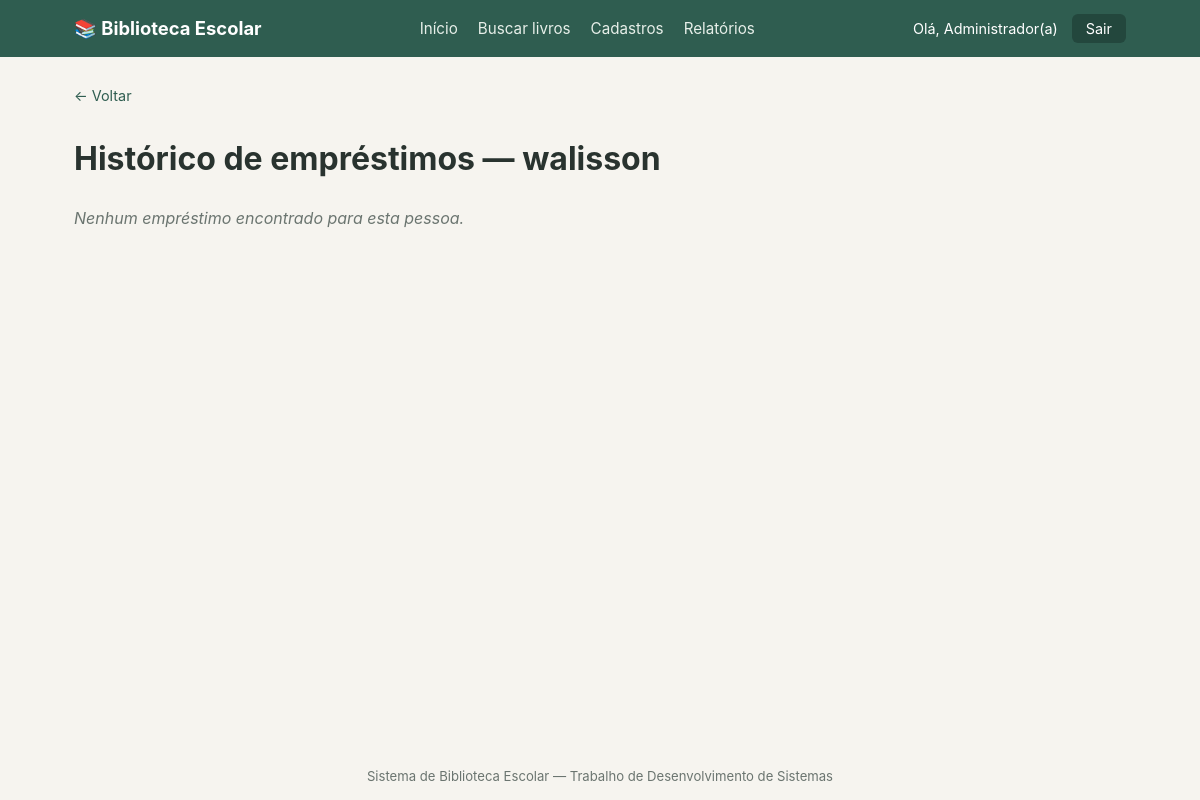
The page /historico/walisson (signed in) on the database as committed earlier.
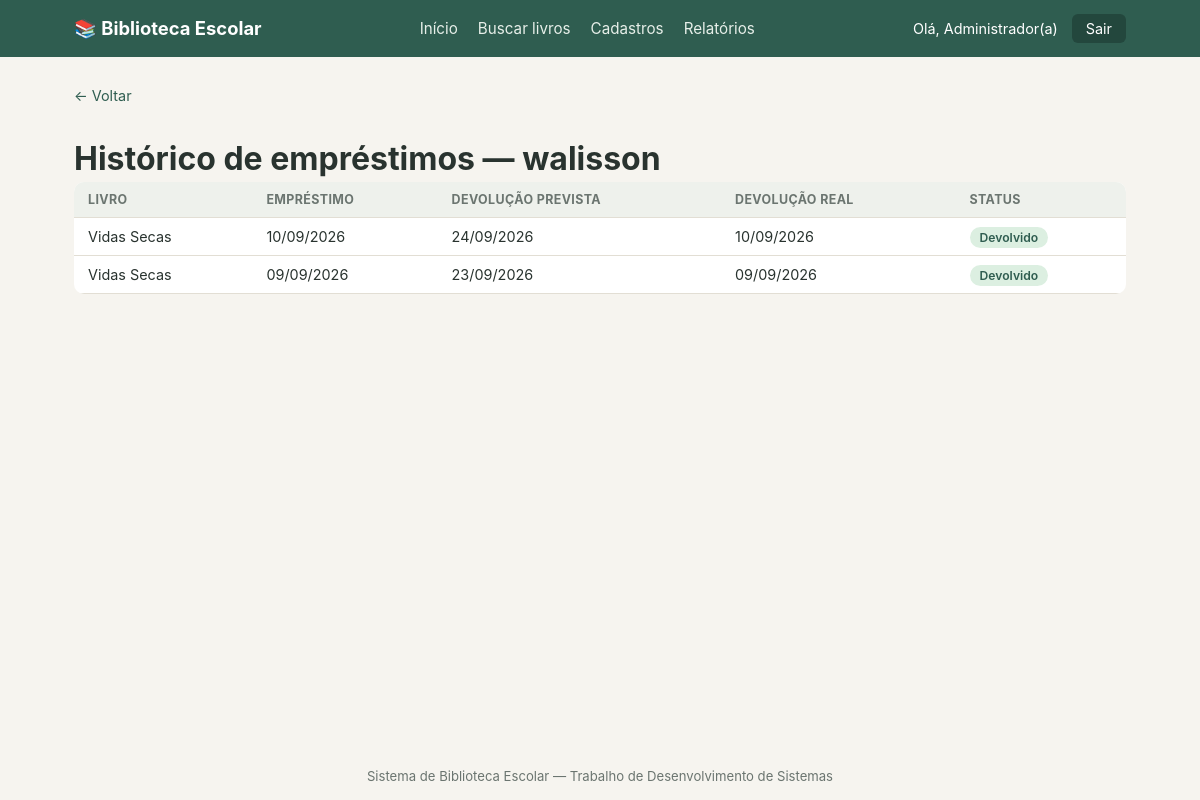
The same page on the database as committed later.
### app.py (models this page shows)
class Emprestimo(db.Model):
    __tablename__ = 'emprestimo'
    id = db.Column(db.Integer, primary_key=True)
    pessoa_tipo = db.Column(db.String(20), nullable=False)   # 'Aluno' ou 'Professor'
    pessoa_nome = db.Column(db.String(120), nullable=False)  # nome guardado na ficha
    pessoa_ref = db.Column(db.String(60))                    # matrícula ou identificação
    livro_id = db.Column(db.Integer, db.ForeignKey('livro.id'), nullable=False)
    livro = db.relationship('Livro', backref='emprestimos')
    data_emprestimo = db.Column(db.Date, nullable=False, default=date.today)
    data_devolucao_prevista = db.Column(db.Date, nullable=False)
    data_devolucao_real = db.Column(db.Date, nullable=True)
    status = db.Column(db.String(20), nullable=False, default='Ativo')  # Ativo / Devolvido / Atrasado
    funcionario_id = db.Column(db.Integer, db.ForeignKey('funcionario.id'))

class Livro(db.Model):
    __tablename__ = 'livro'
    id = db.Column(db.Integer, primary_key=True)
    titulo = db.Column(db.String(160), nullable=False)
    autor = db.Column(db.String(120))
    categoria = db.Column(db.String(80))
    prateleira = db.Column(db.String(40))
    quantidade_total = db.Column(db.Integer, nullable=False, default=1)
    quantidade_disponivel = db.Column(db.Integer, nullable=False, default=1)

### app.py (the view)
@app.route('/historico/<pessoa_nome>')
@login_obrigatorio
def historico(pessoa_nome):
    fichas = Emprestimo.query.filter_by(pessoa_nome=pessoa_nome).order_by(
        Emprestimo.data_emprestimo.desc()
    ).all()
    return render_template('historico.html', pessoa_nome=pessoa_nome, fichas=fichas)

### app.py (called while the page is built)
def login_obrigatorio(f):
    @wraps(f)
    def decorada(*args, **kwargs):
        if 'funcionario_id' not in session:
            flash('Faça login para acessar o sistema.', 'aviso')
            return redirect(url_for('login'))
        return f(*args, **kwargs)
    return decorada

@app.context_processor
def injetar_usuario():
    nome = session.get('funcionario_nome')
    return dict(usuario_logado=nome)

### templates/historico.html (shortened to what this page needs)
{% extends 'base.html' %}
{% block conteudo %}
<a href="{{ url_for('home') }}" class="link-voltar">&larr; Voltar</a>
<h1>Histórico de empréstimos — {{ pessoa_nome }}</h1>
{% if fichas %}
<table class="tabela">
    <thead>
        <tr><th>Livro</th><th>Empréstimo</th><th>Devolução prevista</th><th>Devolução real</th><th>Status</th></tr>
    </thead>
    <tbody>
    {% for f in fichas %}
        <tr class="{{ 'linha-atraso' if f.status == 'Atrasado' else '' }}">
            <td>{{ f.livro.titulo }}</td>
            <td>{{ f.data_emprestimo.strftime('%d/%m/%Y') }}</td>
            <td>{{ f.data_devolucao_prevista.strftime('%d/%m/%Y') }}</td>
            <td>{{ f.data_devolucao_real.strftime('%d/%m/%Y') if f.data_devolucao_real else '-' }}</td>
            <td><span class="badge badge-{{ f.status|lower }}">{{ f.status }}</span></td>
        </tr>
    {% endfor %}
    </tbody>
</table>
{% else %}
<p class="vazio">Nenhum empréstimo encontrado para esta pessoa.</p>
{% endif %}
{% endblock %}

Rows that differ between the two databases and show on the page:
added Emprestimo: livro.titulo "Vidas Secas", data_emprestimo "10/09/2026", data_devolucao_prevista "24/09/2026", data_devolucao_real "10/09/2026", status "Devolvido"
added Emprestimo: livro.titulo "Vidas Secas", data_emprestimo "09/09/2026", data_devolucao_prevista "23/09/2026", data_devolucao_real "09/09/2026", status "Devolvido"
Other text that changed with them:
text no longer shown: "Nenhum empréstimo encontrado para esta pessoa."
text now shown: "LIVRO EMPRÉSTIMO DEVOLUÇÃO PREVISTA DEVOLUÇÃO REAL STATUS"
